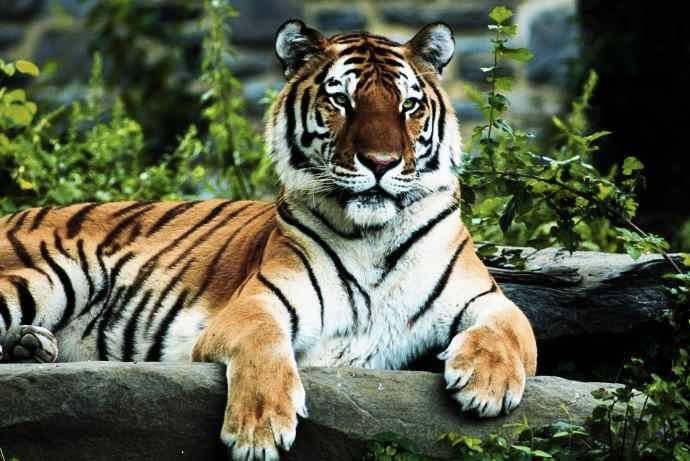
#> input picture Module6-7/image/assignment/LowPassFilter/Tiger.jpg, 690 x 461 px
$ python main.py
#> lines starting #> are read from the running program, lines starting #| are printed output that depends on the picture
import cv2
import numpy as np
from matplotlib import pyplot as plt


img = cv2.imread('Tiger.jpg') #BGR
#> img is the input picture: shape (461, 690, 3); mean B, G, R 75.5, 96.5, 92.4

# by split
[B,G,R] = cv2.split(img)
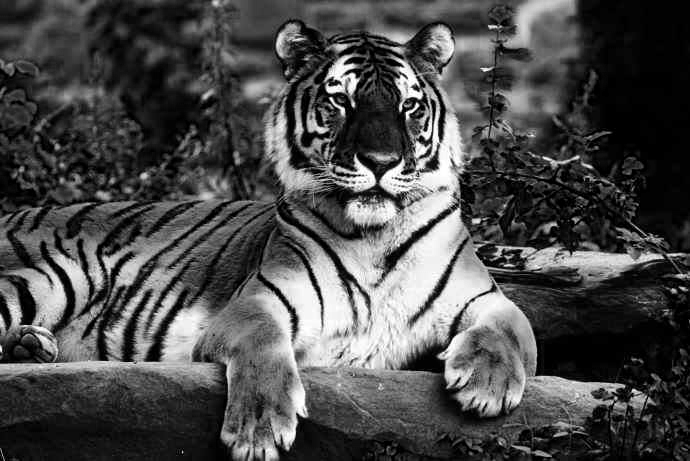
#> B: shape (461, 690); min 0, max 255, mean 75.5
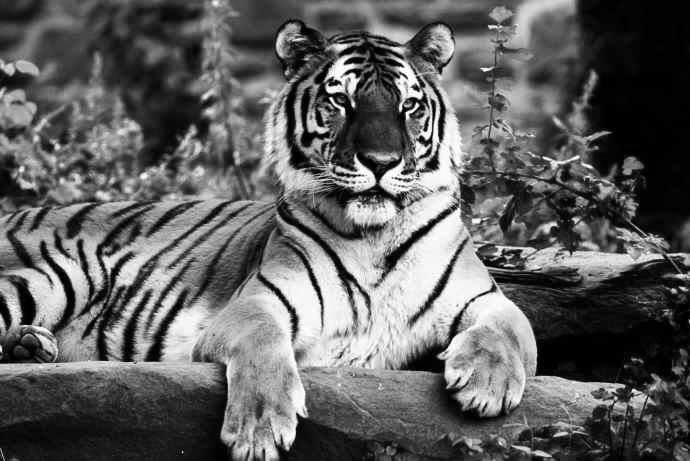
#> G: shape (461, 690); min 0, max 255, mean 96.5
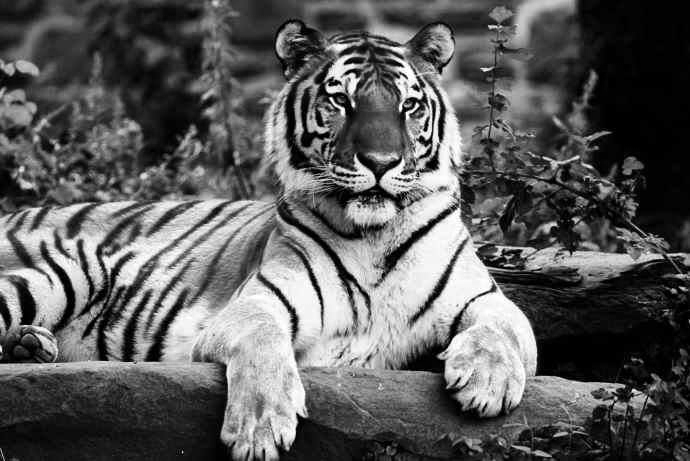
#> R: shape (461, 690); min 0, max 255, mean 92.4
img2 = cv2.merge((R,G,B))

# by opencv
img3 = cv2.cvtColor(img,cv2.COLOR_BGR2RGB)

# ////////////////////////////////////////////
kernel1 = np.ones((5,5),np.float32)/25
dst1 = cv2.filter2D(img2,-1,kernel1)
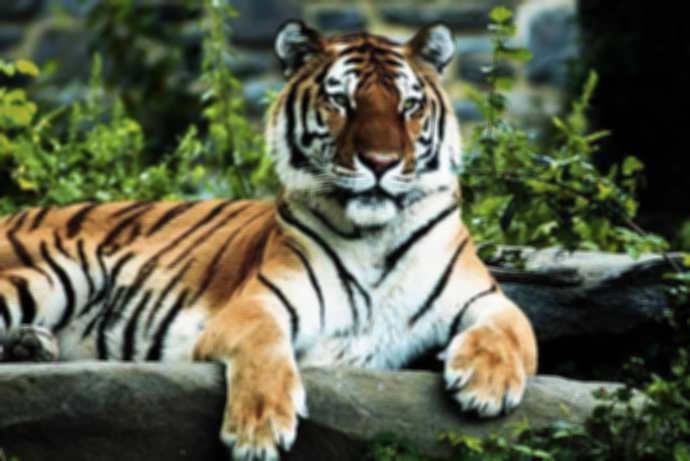
#> dst1: shape (461, 690, 3); mean R, G, B 92.4, 96.5, 75.5

kernel2 = np.ones((10,10),np.float32)/100
dst2 = cv2.filter2D(img2,-1,kernel2)
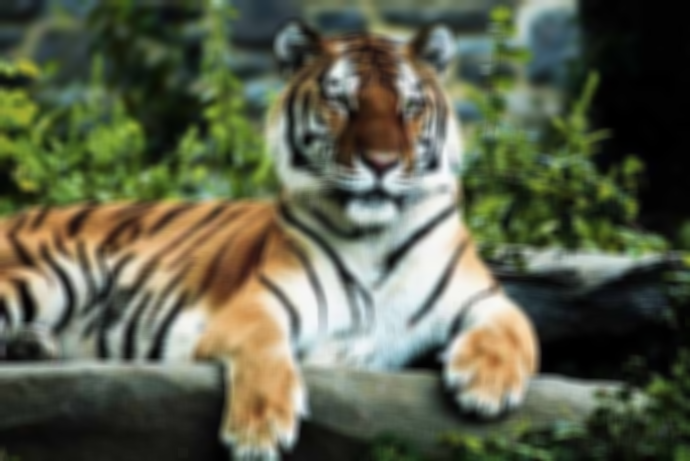
#> dst2: shape (461, 690, 3); mean R, G, B 92.5, 96.6, 75.6

kernel3 = np.ones((20,20),np.float32)/400
dst3 = cv2.filter2D(img2,-1,kernel3)
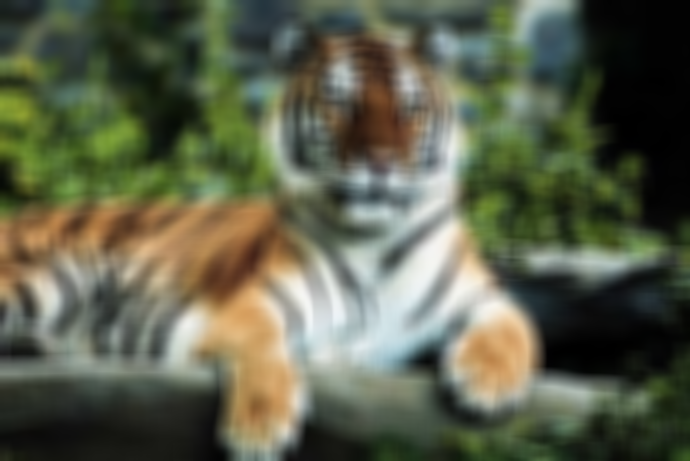
#> dst3: shape (461, 690, 3); mean R, G, B 92.4, 96.6, 75.6

kernel4 = np.ones((40,40),np.float32)/1600
dst4 = cv2.filter2D(img2,-1,kernel4)
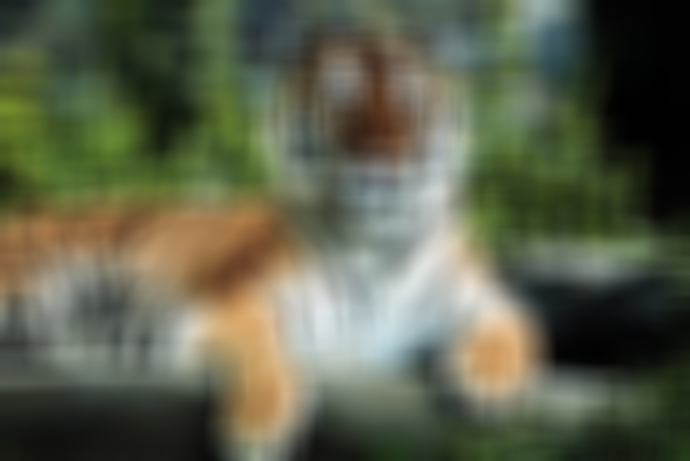
#> dst4: shape (461, 690, 3); mean R, G, B 92.4, 96.6, 75.6

plt.subplot(232),plt.imshow(img2),plt.title('Original')
plt.xticks([]), plt.yticks([])
plt.subplot(234),plt.imshow(dst1),plt.title('5*5')
plt.xticks([]), plt.yticks([])
plt.subplot(235),plt.imshow(dst2),plt.title('10*10')
plt.xticks([]), plt.yticks([])
plt.subplot(236),plt.imshow(dst3),plt.title('20*20')
plt.xticks([]), plt.yticks([])
plt.show()
